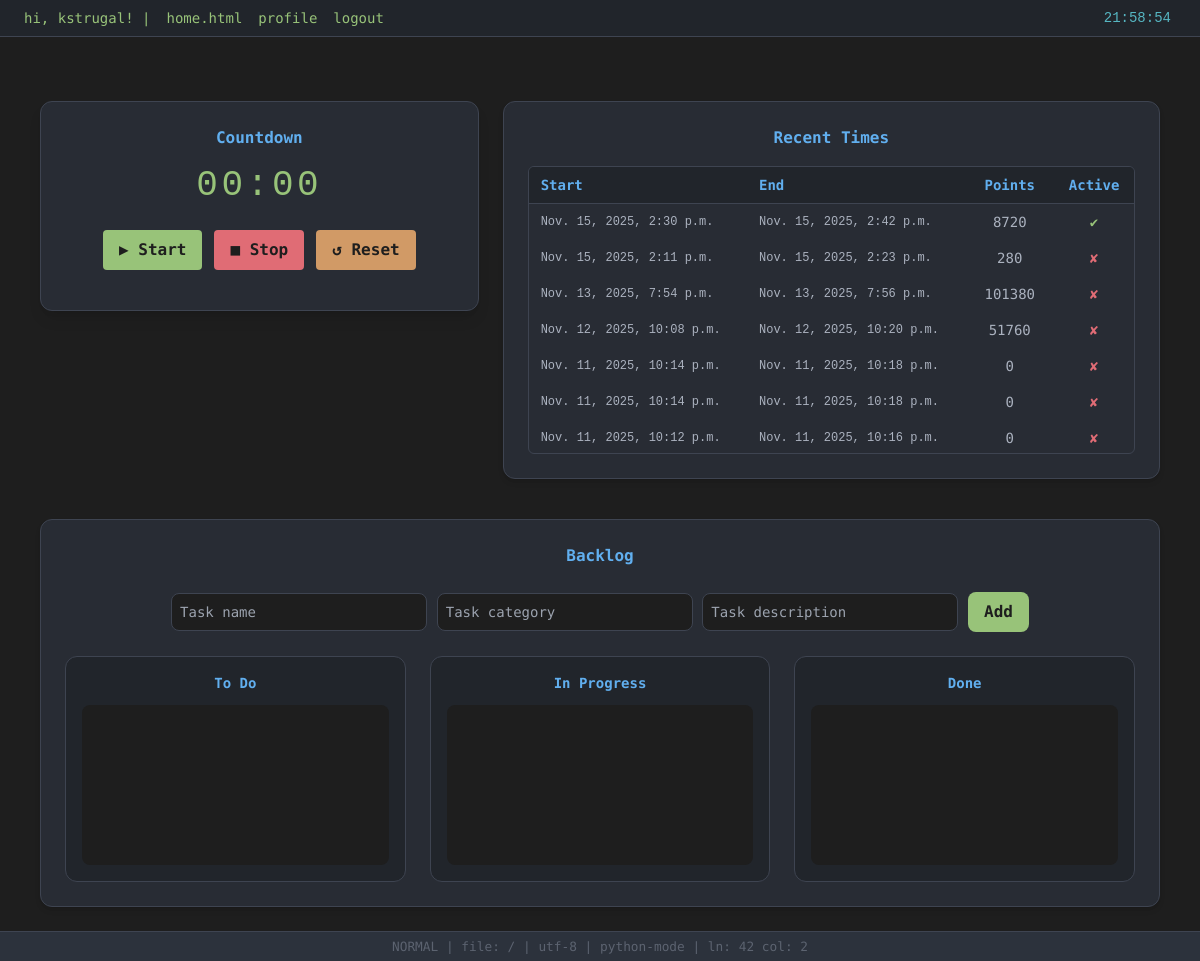
Page / (signed in) on the earlier database version.
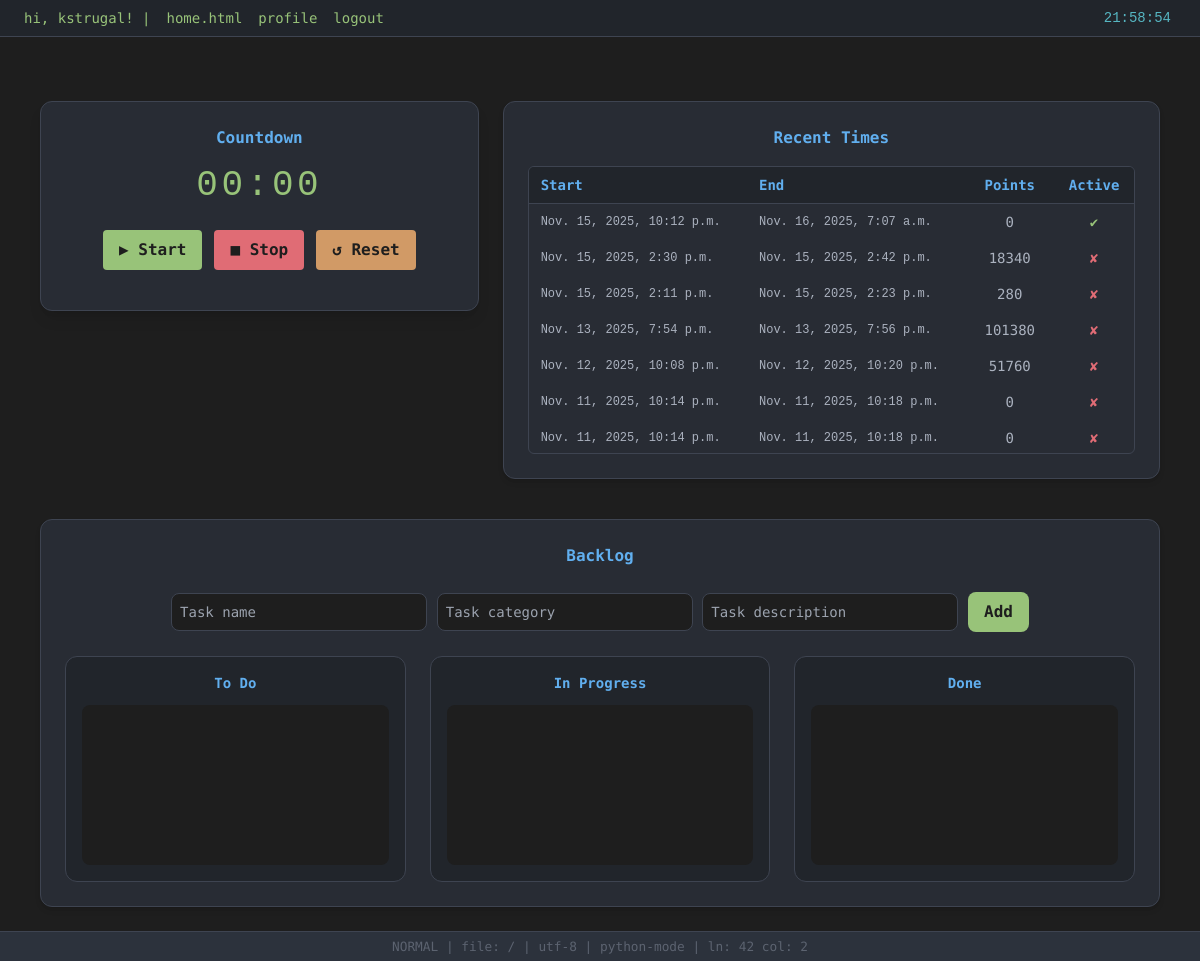
Same page on the later database version.
### main/models/time_model.py (models this page shows, shortened)
class Time(models.Model):
    start_time = models.DateTimeField(null=True, blank=True)
    end_time = models.DateTimeField(null=True, blank=True)
    duration = models.DurationField(null=True, blank=True)
    category = models.CharField(max_length=50, null=True)
    points = models.IntegerField(default=0)
    user = models.ForeignKey(User, on_delete=models.CASCADE, null=True)
    is_active = models.BooleanField(default=True)
    class Meta:
        verbose_name = "Focus duration"

### core/views.py (the view, shortened to what this page needs)
# urls.py: path("", views.home_view, name="home"),
def home_view(request):
    if not request.user.is_authenticated:
        return render(request, "home.html")
    timers = Time.objects.filter(user=request.user).order_by("-start_time")
    return render(request, "home.html", {"timers": timers})

### templates/home.html (shortened to what the changed rows need)
{% extends "base.html" %}
{% block content %}
<div
  class="flex flex-col md:flex-row justify-center items-start gap-6 mt-10 w-full md:w-[70rem] mx-auto"
>
  <div
    class="w-full md:w-2/5 bg-[#282c34] border border-[#3e4451] rounded-xl p-6 text-center shadow-lg"
  >
    <h1 class="text-[#61afef] text-base font-bold mb-4">Countdown</h1>
  </div>
  <div
    class="w-full md:w-3/5 bg-[#282c34] border border-[#3e4451] rounded-xl p-6 text-center shadow-md"
  >
    <h2 class="text-[#61afef] text-base font-bold mb-4">Recent Times</h2>
    <div class="max-h-72 overflow-y-auto border border-[#3e4451] rounded-md">
      <table class="w-full border-collapse text-sm text-[#abb2bf]">
        <thead class="sticky top-0 bg-[#21252b] text-[#61afef] z-10">
          <tr>
            <th class="border-b border-[#3e4451] px-3 py-2 text-left">Start</th>
            <th class="border-b border-[#3e4451] px-3 py-2 text-left">End</th>
            <th class="border-b border-[#3e4451] px-3 py-2 text-center">Points</th>
            <th class="border-b border-[#3e4451] px-3 py-2 text-center">Active</th>
          </tr>
        </thead>
        <tbody>
          {% for timer in timers %}
          <tr class="hover:bg-[#2c313c] transition">
            <td class="px-3 py-2 font-mono text-xs truncate text-left">
              {{ timer.start_time }}
            </td>
            <td class="px-3 py-2 font-mono text-xs truncate text-left">
              {{ timer.end_time }}
            </td>
            <td class="px-3 py-2 text-center">{{ timer.points }}</td>
            <td class="px-3 py-2 text-center">
              {% if timer.is_active %}
              <span class="text-[#98c379] font-bold">✔</span>
              {% else %}
              <span class="text-[#e06c75] font-bold">✘</span>
              {% endif %}
            </td>
          </tr>
          {% empty %}
          <tr>
            <td colspan="4" class="py-3 text-[#5c6370]">No Times</td>
          </tr>
          {% endfor %}
        </tbody>
      </table>
    </div>
  </div>
</div>
<div
  class="bg-[#282c34] border border-[#3e4451] rounded-xl p-6 w-full md:w-[70rem] text-center mt-10 mx-auto shadow-md"
>
  <h2 class="text-[#61afef] text-base font-bold mb-6">Backlog</h2>
</div>
{% endblock %}

Differences in the rows shown:
no longer on this page (row unchanged): Time: start_time "Nov. 11, 2025, 10:12 p.m.", end_time "Nov. 11, 2025, 10:16 p.m.", points "0"
added Time: start_time "Nov. 15, 2025, 10:12 p.m.", end_time "Nov. 16, 2025, 7:07 a.m.", points "0"
changed Time "Nov. 15, 2025, 2:30 p.m.": points "8720" → "18340"; is_active "✔" → "✘"
